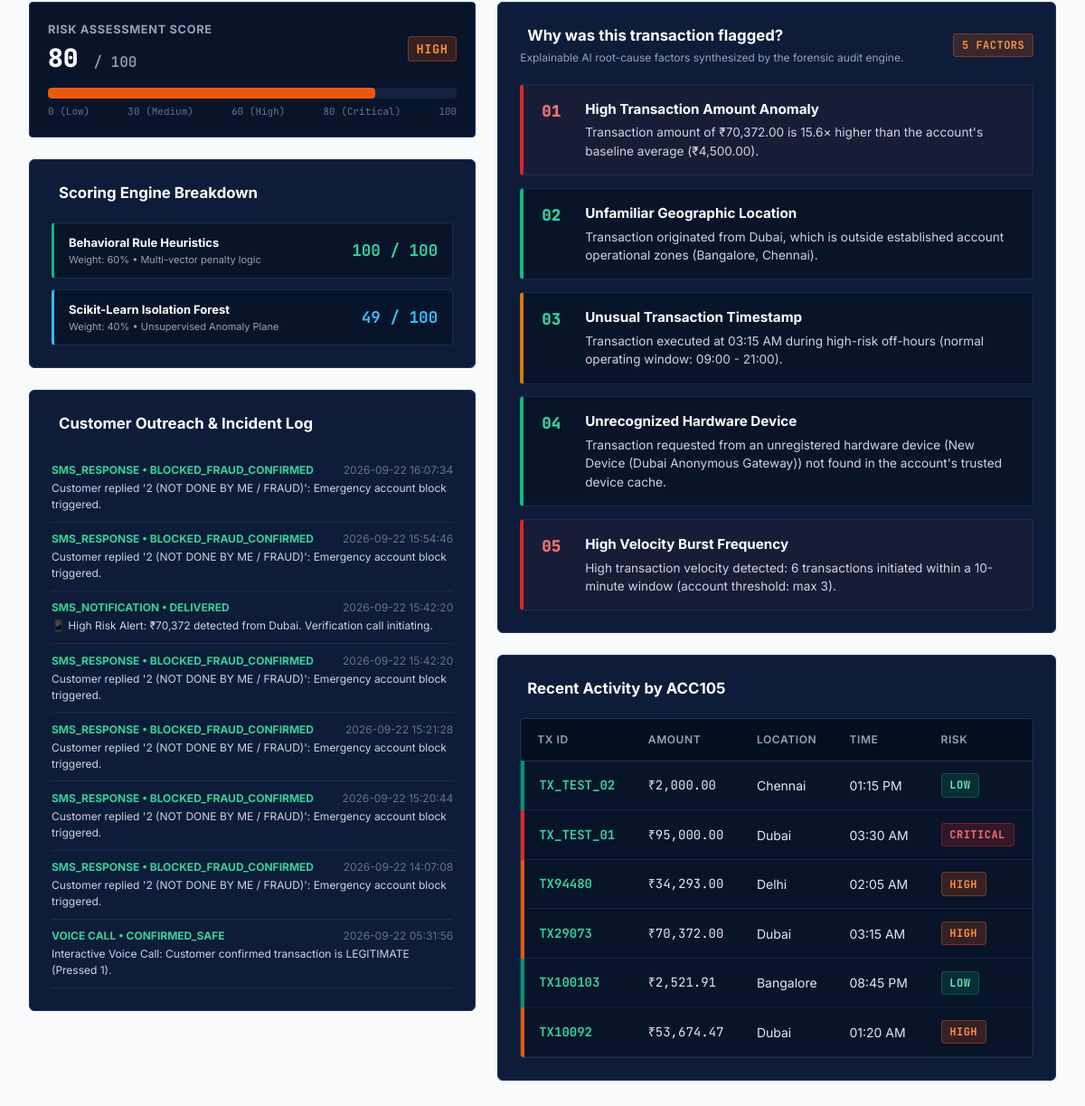
Before: /transactions/TX29073 (signed in, lower part) with the older database file.
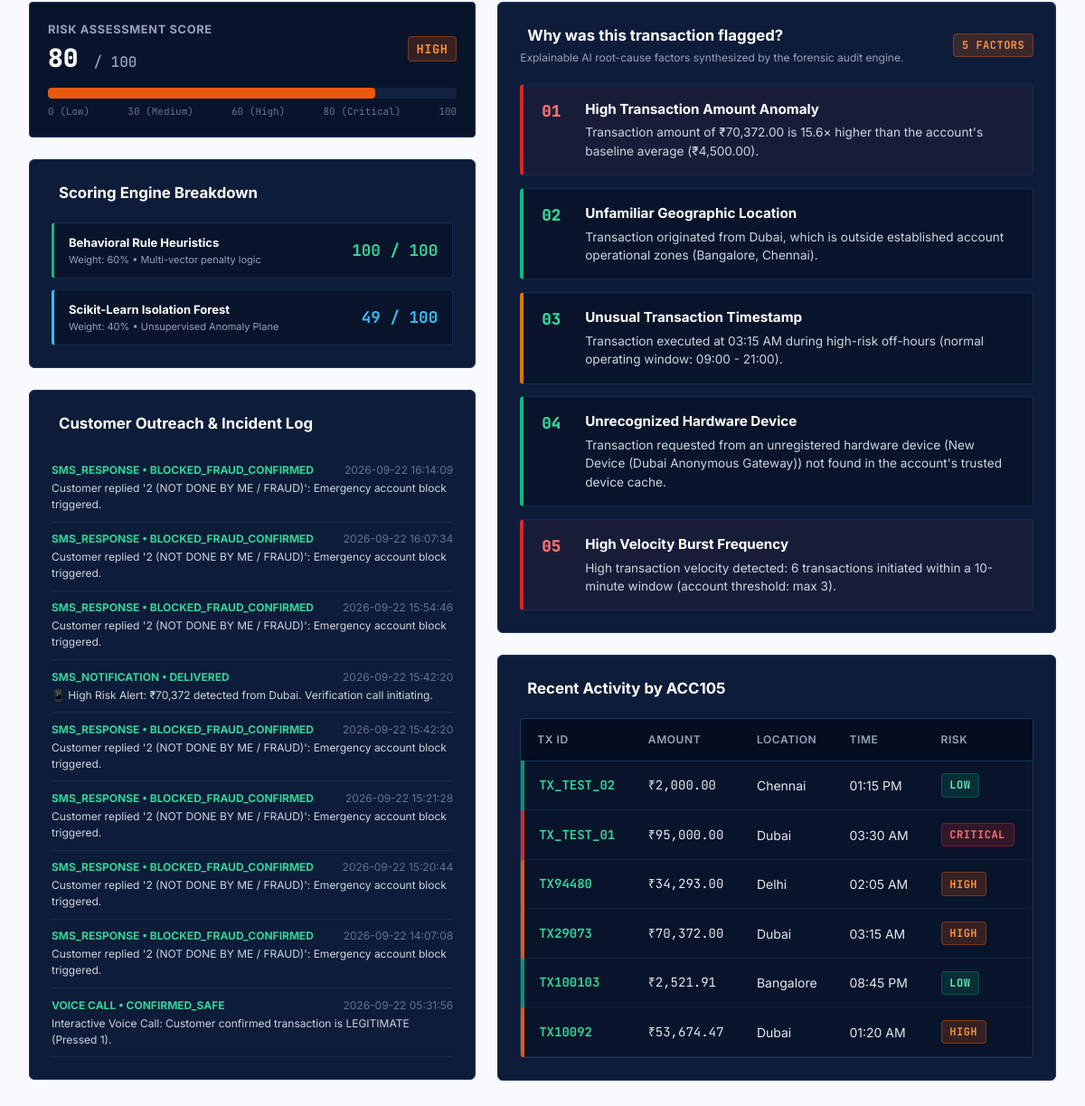
After: the same page with the newer database file.
### tables this page shows
CREATE TABLE customer_communications (
            id INTEGER PRIMARY KEY AUTOINCREMENT,
            account_id TEXT NOT NULL,
            transaction_id TEXT,
            type TEXT NOT NULL, -- CALL, SMS, WHATSAPP
            recipient_contact TEXT NOT NULL,
            message_content TEXT NOT NULL,
            status TEXT DEFAULT 'DELIVERED', -- SENT, DELIVERED, ANSWERED, CONFIRMED_FRAUD, CONFIRMED_SAFE
            response TEXT,
            created_at TIMESTAMP DEFAULT CURRENT_TIMESTAMP
        );

CREATE TABLE transactions (
            id INTEGER PRIMARY KEY AUTOINCREMENT,
            transaction_id TEXT UNIQUE NOT NULL,
            account_id TEXT NOT NULL,
            recipient_account_id TEXT,
            amount REAL NOT NULL,
            avg_amount REAL NOT NULL,
            location TEXT NOT NULL,
            time_str TEXT NOT NULL,
            device TEXT NOT NULL,
            new_device INTEGER DEFAULT 0,
            transactions_10min INTEGER DEFAULT 1,
            rule_score INTEGER DEFAULT 0,
            ml_score INTEGER DEFAULT 0,
            risk_score INTEGER DEFAULT 0,
            risk_level TEXT DEFAULT 'LOW',
            status TEXT DEFAULT 'NORMAL',
            flagged_reasons TEXT DEFAULT '[]',
            created_at TIMESTAMP DEFAULT CURRENT_TIMESTAMP
        );

### app.py (the view)
@app.route('/transactions/<tx_id>')
@login_required
def transaction_details_view(tx_id):
    tx = get_transaction_by_id(tx_id)
    if not tx:
        flash(f'Transaction {tx_id} not found.', 'warning')
        return redirect(url_for('transactions_view'))
    account = get_account_profile(tx['account_id'])
    try:
        flagged_reasons = json.loads(tx['flagged_reasons']) if tx['flagged_reasons'] else []
    except Exception:
        flagged_reasons = []
    account_history = get_transactions_for_account(tx['account_id'])[:6]
    communications = get_communications_for_account(tx['account_id'])
    return render_template(
        'transaction_details.html',
        tx=tx,
        account=dict(account) if account else None,
        reasons=flagged_reasons,
        account_history=account_history,
        communications=communications
    )

### app.py (called while the page is built)
def login_required(f):
    @wraps(f)
    def decorated_function(*args, **kwargs):
        if 'user_id' not in session:
            if request.is_json or request.path.startswith('/api/'):
                return jsonify({'success': False, 'message': 'Authentication required. Please log in.'}), 401
            return redirect(url_for('login_view', next=request.url))
        return f(*args, **kwargs)
    return decorated_function

### database.py (called while the page is built)
def get_db_connection():
    os.makedirs(os.path.dirname(DB_PATH), exist_ok=True)
    conn = sqlite3.connect(DB_PATH, timeout=30.0)
    conn.row_factory = sqlite3.Row
    return conn

def get_account_profile(account_id):
    conn = get_db_connection()
    account = conn.execute('SELECT * FROM accounts WHERE account_id = ?', (account_id,)).fetchone()
    conn.close()
    return account

def get_communications_for_account(account_id):
    conn = get_db_connection()
    rows = conn.execute('SELECT * FROM customer_communications WHERE account_id = ? ORDER BY id DESC', (account_id,)).fetchall()
    conn.close()
    return [dict(r) for r in rows]

### templates/transaction_details.html (shortened to what the changed rows need)
{% extends "base.html" %}
{% block content %}
<div class="app-main-content">
    <div class="investigation-grid">
        <div>
            <div class="horizontal-risk-bar-container">
                <div class="risk-bar-meta">
                    <div>
                        <div style="font-size: 0.8rem; font-weight: 700; text-transform: uppercase; color: #94A3B8; letter-spacing: 0.05em;">
                            Risk Assessment Score
                        </div>
                        <div class="risk-score-display">
                            {{ tx.risk_score }} <span style="font-size: 1rem; color: #94A3B8; font-weight: 500;">/ 100</span>
                        </div>
                    </div>
                    <span class="risk-tag {{ tx.risk_level.lower() }}" style="font-size: 0.85rem;">
                        {{ tx.risk_level }}
                    </span>
                </div>
            </div>
            <div class="panel-card" style="margin-bottom: 1.5rem;">
                <div style="display: flex; flex-direction: column; gap: 0.75rem;">
                    <div style="background: #08142A; border: 1px solid #162C54; border-left: 3px solid #10B981; border-radius: 4px; padding: 0.75rem 1rem; display: flex; justify-content: space-between; align-items: center;">
                        <div>
                            <div style="font-size: 13px; font-weight: 700; color: #FFFFFF;">Behavioral Rule Heuristics</div>
                            <div style="font-size: 11px; color: #94A3B8;">Weight: 60% &bull; Multi-vector penalty logic</div>
                        </div>
                        <span class="mono" style="font-size: 1.1rem; font-weight: 700; color: #34D399;">
                            {{ tx.rule_score }} / 100
                        </span>
                    </div>
                    <div style="background: #08142A; border: 1px solid #162C54; border-left: 3px solid #38BDF8; border-radius: 4px; padding: 0.75rem 1rem; display: flex; justify-content: space-between; align-items: center;">
                        <div>
                            <div style="font-size: 13px; font-weight: 700; color: #FFFFFF;">Scikit-Learn Isolation Forest</div>
                            <div style="font-size: 11px; color: #94A3B8;">Weight: 40% &bull; Unsupervised Anomaly Plane</div>
                        </div>
                        <span class="mono" style="font-size: 1.1rem; font-weight: 700; color: #38BDF8;">
                            {{ tx.ml_score }} / 100
                        </span>
                    </div>
                </div>
            </div>
            <div class="panel-card">
                <div style="font-size: 12px;">
                    {% for comm in communications %}
                    <div style="padding: 0.6rem 0; border-bottom: 1px solid #162C54;">
                        <div style="display: flex; justify-content: space-between; margin-bottom: 2px;">
                            <strong style="color: #34D399;">{{ comm.type }} &bull; {{ comm.status }}</strong>
                            <span style="color: #64748B;">{{ comm.created_at }}</span>
                        </div>
                        <div style="color: #CBD5E1;">{{ comm.message_content }}</div>
                    </div>
                    {% else %}
                    <div style="color: #94A3B8; padding: 0.5rem 0;">No prior customer outreach recorded for this account.</div>
                    {% endfor %}
                </div>
            </div>
        </div>
        <div>
            <div class="panel-card" style="margin-bottom: 1.5rem;">
                <div class="explainable-reason-list">
                    {% for reason in reasons %}
                    <div class="reason-rect-row {{ reason.severity.lower() if reason.severity else 'high' }}">
                        <span class="reason-index-code">{{ reason.code }}</span>
                        <div>
                            <div class="reason-title">{{ reason.title }}</div>
                            <div class="reason-desc">{{ reason.description }}</div>
                        </div>
                    </div>
                    {% endfor %}
                </div>
            </div>
            <div class="panel-card">
                <div class="panel-header">
                    <h3 class="panel-title">
                         Recent Activity by {{ tx.account_id }}
                    </h3>
                </div>
                <div class="table-responsive-container">
                    <table class="fraud-table">
                        <thead>
                            <tr>
                                <th>Tx ID</th>
                                <th>Amount</th>
                                <th>Location</th>
                                <th>Time</th>
                                <th>Risk</th>
                            </tr>
                        </thead>
                        <tbody>
                            {% for hist in account_history %}
                            <tr class="risk-{{ hist.risk_level.lower() }}">
                                <td class="mono" style="font-weight: 700; color: #34D399;">{{ hist.transaction_id }}</td>
                                <td class="mono">₹{{ "{:,.2f}".format(hist.amount) }}</td>
                                <td>{{ hist.location }}</td>
                                <td>{{ hist.time_str }}</td>
                                <td><span class="risk-tag {{ hist.risk_level.lower() }}">{{ hist.risk_level }}</span></td>
                            </tr>
                            {% endfor %}
                        </tbody>
                    </table>
                </div>
            </div>
        </div>
    </div>
</div>
{% endblock %}

Changed rows visible on the page:
added customer_communications: type "SMS_RESPONSE", status "BLOCKED_FRAUD_CONFIRMED", created_at "2026-09-22 16:14:09", message_content "Customer replied '2 (NOT DONE BY ME / FRAUD)': Emergency account block triggered."
